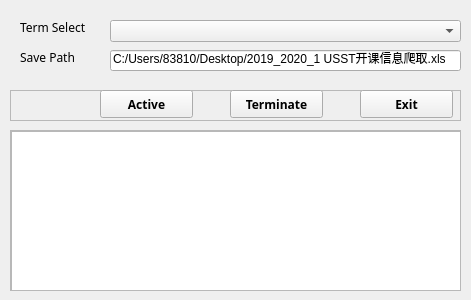
<?xml version="1.0" encoding="UTF-8"?>
<ui version="4.0">
 <class>Form</class>
 <widget class="QWidget" name="Form">
  <property name="geometry">
   <rect>
    <x>0</x>
    <y>0</y>
    <width>471</width>
    <height>300</height>
   </rect>
  </property>
  <property name="minimumSize">
   <size>
    <width>471</width>
    <height>300</height>
   </size>
  </property>
  <property name="maximumSize">
   <size>
    <width>471</width>
    <height>300</height>
   </size>
  </property>
  <property name="windowTitle">
   <string>Form</string>
  </property>
  <widget class="QFrame" name="frame">
   <property name="geometry">
    <rect>
     <x>10</x>
     <y>90</y>
     <width>451</width>
     <height>31</height>
    </rect>
   </property>
   <property name="frameShape">
    <enum>QFrame::StyledPanel</enum>
   </property>
   <property name="frameShadow">
    <enum>QFrame::Raised</enum>
   </property>
   <widget class="QPushButton" name="pushButton">
    <property name="geometry">
     <rect>
      <x>90</x>
      <y>0</y>
      <width>93</width>
      <height>28</height>
     </rect>
    </property>
    <property name="font">
     <font>
      <family>Adobe 繁黑體 Std B</family>
      <weight>75</weight>
      <bold>true</bold>
     </font>
    </property>
    <property name="text">
     <string>Active</string>
    </property>
   </widget>
   <widget class="QPushButton" name="pushButton_2">
    <property name="geometry">
     <rect>
      <x>220</x>
      <y>0</y>
      <width>93</width>
      <height>28</height>
     </rect>
    </property>
    <property name="font">
     <font>
      <family>Adobe 繁黑體 Std B</family>
      <weight>75</weight>
      <bold>true</bold>
     </font>
    </property>
    <property name="text">
     <string>Terminate</string>
    </property>
   </widget>
   <widget class="QPushButton" name="pushButton_3">
    <property name="geometry">
     <rect>
      <x>350</x>
      <y>0</y>
      <width>93</width>
      <height>28</height>
     </rect>
    </property>
    <property name="font">
     <font>
      <family>Adobe 繁黑體 Std B</family>
      <weight>75</weight>
      <bold>true</bold>
     </font>
    </property>
    <property name="text">
     <string>Exit</string>
    </property>
   </widget>
  </widget>
  <widget class="QLabel" name="label">
   <property name="geometry">
    <rect>
     <x>20</x>
     <y>50</y>
     <width>72</width>
     <height>15</height>
    </rect>
   </property>
   <property name="font">
    <font>
     <family>Bernard MT Condensed</family>
    </font>
   </property>
   <property name="text">
    <string>Save Path</string>
   </property>
  </widget>
  <widget class="QLineEdit" name="path">
   <property name="geometry">
    <rect>
     <x>110</x>
     <y>50</y>
     <width>351</width>
     <height>21</height>
    </rect>
   </property>
   <property name="text">
    <string>C:/Users/83810/Desktop/2019_2020_1 USST开课信息爬取.xls</string>
   </property>
  </widget>
  <widget class="QScrollArea" name="scrollArea">
   <property name="geometry">
    <rect>
     <x>10</x>
     <y>130</y>
     <width>451</width>
     <height>161</height>
    </rect>
   </property>
   <property name="widgetResizable">
    <bool>true</bool>
   </property>
   <widget class="QWidget" name="scrollAreaWidgetContents">
    <property name="geometry">
     <rect>
      <x>0</x>
      <y>0</y>
      <width>449</width>
      <height>159</height>
     </rect>
    </property>
    <widget class="QTextEdit" name="info">
     <property name="geometry">
      <rect>
       <x>0</x>
       <y>0</y>
       <width>451</width>
       <height>161</height>
      </rect>
     </property>
     <property name="font">
      <font>
       <stylestrategy>PreferDefault</stylestrategy>
      </font>
     </property>
     <property name="readOnly">
      <bool>true</bool>
     </property>
    </widget>
   </widget>
  </widget>
  <widget class="QLabel" name="label_2">
   <property name="geometry">
    <rect>
     <x>20</x>
     <y>20</y>
     <width>72</width>
     <height>15</height>
    </rect>
   </property>
   <property name="font">
    <font>
     <family>Bernard MT Condensed</family>
    </font>
   </property>
   <property name="text">
    <string>Term Select</string>
   </property>
  </widget>
  <widget class="QComboBox" name="term">
   <property name="geometry">
    <rect>
     <x>110</x>
     <y>20</y>
     <width>351</width>
     <height>22</height>
    </rect>
   </property>
  </widget>
 </widget>
 <resources/>
 <connections>
  <connection>
   <sender>pushButton_3</sender>
   <signal>clicked()</signal>
   <receiver>Form</receiver>
   <slot>quit()</slot>
   <hints>
    <hint type="sourcelabel">
     <x>368</x>
     <y>162</y>
    </hint>
    <hint type="destinationlabel">
     <x>365</x>
     <y>219</y>
    </hint>
   </hints>
  </connection>
  <connection>
   <sender>pushButton_2</sender>
   <signal>clicked()</signal>
   <receiver>Form</receiver>
   <slot>termi()</slot>
   <hints>
    <hint type="sourcelabel">
     <x>234</x>
     <y>169</y>
    </hint>
    <hint type="destinationlabel">
     <x>227</x>
     <y>205</y>
    </hint>
   </hints>
  </connection>
  <connection>
   <sender>pushButton</sender>
   <signal>clicked()</signal>
   <receiver>Form</receiver>
   <slot>acti()</slot>
   <hints>
    <hint type="sourcelabel">
     <x>79</x>
     <y>164</y>
    </hint>
    <hint type="destinationlabel">
     <x>84</x>
     <y>203</y>
    </hint>
   </hints>
  </connection>
  <connection>
   <sender>info</sender>
   <signal>textChanged()</signal>
   <receiver>Form</receiver>
   <slot>totheend()</slot>
   <hints>
    <hint type="sourcelabel">
     <x>63</x>
     <y>125</y>
    </hint>
    <hint type="destinationlabel">
     <x>42</x>
     <y>76</y>
    </hint>
   </hints>
  </connection>
 </connections>
 <slots>
  <slot>quit()</slot>
  <slot>acti()</slot>
  <slot>termi()</slot>
  <slot>totheend()</slot>
 </slots>
</ui>
